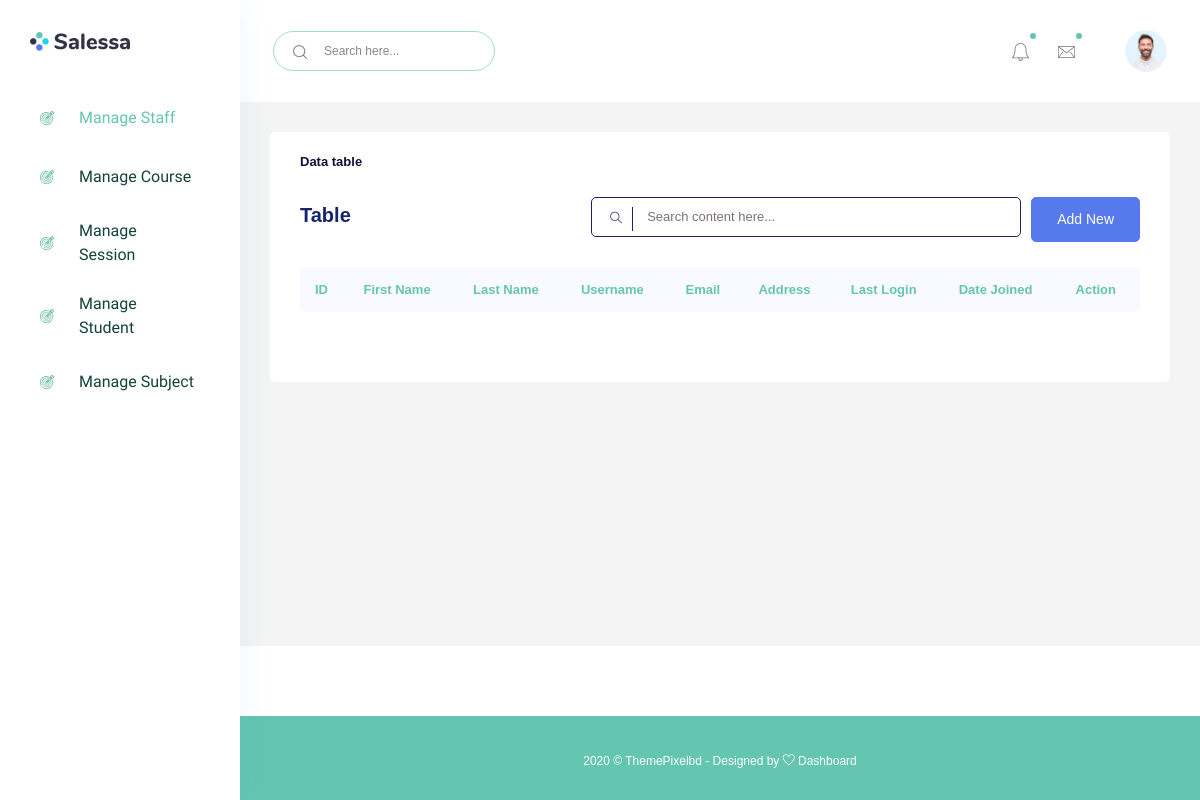
/manage_staff/ (signed in), run on an earlier commit of the app's database.
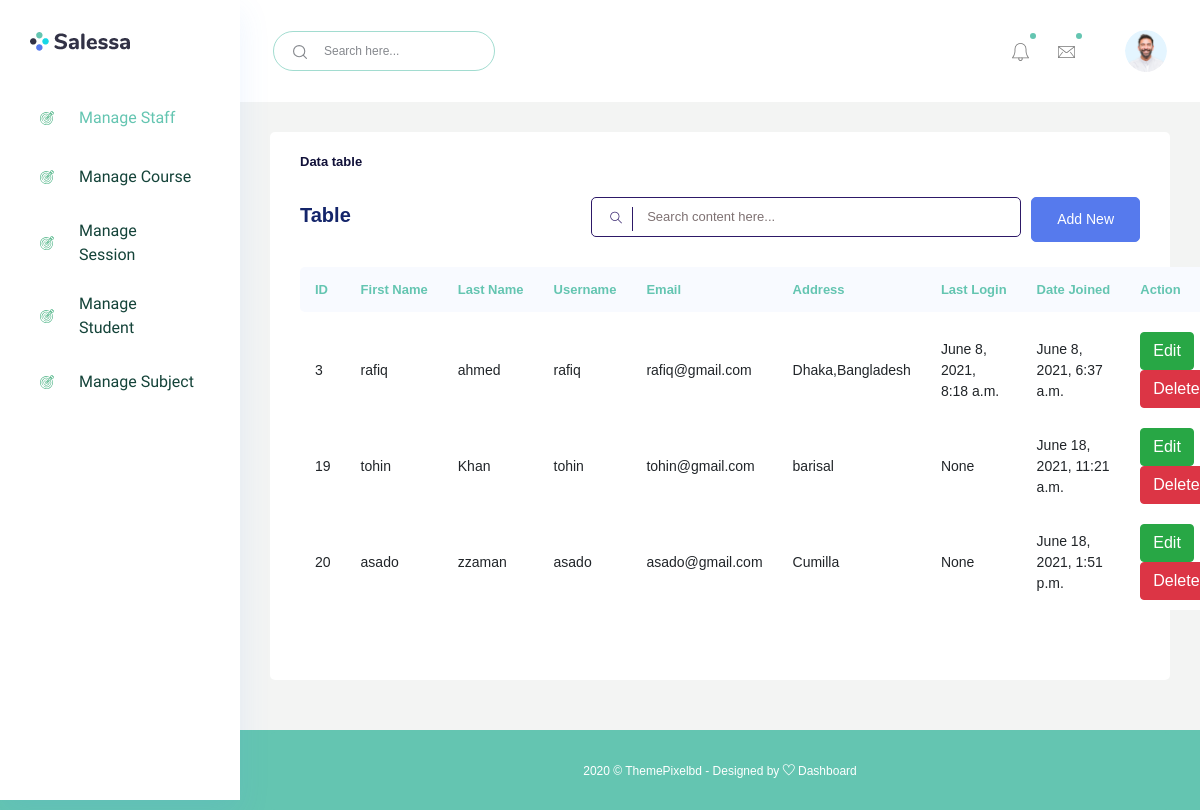
And on a later commit of the database.
### accounts/models.py (models this page shows)
class Staffs(models.Model):
    id = models.AutoField(primary_key=True)
    admin = models.OneToOneField(CustomUser, on_delete = models.CASCADE)
    address = models.TextField()
    created_at = models.DateTimeField(auto_now_add=True)
    updated_at = models.DateTimeField(auto_now=True)
    objects = models.Manager()

class CustomUser(AbstractUser):
    user_type_data = ((1, "HOD"), (2, "Staff"), (3, "Student"))
    user_type = models.CharField(default=1, choices=user_type_data, max_length=10)

### accounts/HodViews.py (the view)
# urls.py: path('manage_staff/', HodViews.manage_staff, name="manage_staff"),
def manage_staff(request):
    staffs = Staffs.objects.all()
    context = {
        "staffs": staffs
    }
    return render(request, "hod_template/manage_staff_template.html", context)

### accounts/LoginCheckMiddleWare.py (called while the page is built, shortened)
    def process_view(self, request, view_func, view_args, view_kwargs):
        modulename = view_func.__module__
        user = request.user
        if user.is_authenticated:
            if user.user_type == "1":
                if modulename == "accounts.HodViews":
                    pass
                elif modulename == "accounts.views" or modulename == "django.views.static":
                    pass
                else:
                    return redirect("admin_home")
            else:
                return redirect("login")
        else:
            if request.path == reverse("login") or request.path == reverse("doLogin"):
                pass
            else:
                return redirect("login")

### templates/hod_template/manage_staff_template.html (shortened to what this page needs)
{% extends 'hod_template/base_template.html' %}
{% block main_content %}
<div class="main_content_iner ">
    <div class="container-fluid p-0">
        <div class="row justify-content-center">
            <div class="col-lg-12">
                <div class="white_card card_height_100 mb_30">
                    <div class="white_card_header">
                        <div class="box_header m-0">
                            <div class="main-title">
                                <h3 class="m-0">Data table</h3>
                            </div>
                        </div>
                    </div>
                    <div class="white_card_body">
                        <div class="QA_section">
                            <div class="white_box_tittle list_header">
                                <h4>Table</h4>
                                <div class="box_right d-flex lms_block">
                                    <div class="serach_field_2">
                                        <div class="search_inner">
                                            <form Active="#">
                                                <div class="search_field">
                                                    <input type="text" placeholder="Search content here...">
                                                </div>
                                                <button type="submit"><i class="ti-search"></i></button>
                                            </form>
                                        </div>
                                    </div>
                                    <div class="add_button ml-10">
                                        <a href="{% url 'add_staff' %}" class="btn_1">Add New</a>
                                    </div>
                                </div>
                            </div>
                            <div class="QA_table mb_30">
                                <table class="table lms_table_active ">
                                    <thead>
                                    <tr>
                                        <th>ID</th>
                                        <th>First Name</th>
                                        <th>Last Name</th>
                                        <th>Username</th>
                                        <th>Email</th>
                                        <th>Address</th>
                                        <th>Last Login</th>
                                        <th>Date Joined</th>
                                        <th>Action</th>
                                    </tr>
                                    </thead>
                                    <tbody>
                                    {% for staff in staffs %}
                                    <tr>
                                        <td>{{ staff.admin.id }}</td>
                                        <td>{{ staff.admin.first_name }}</td>
                                        <td>{{ staff.admin.last_name }}</td>
                                        <td>{{ staff.admin.username }}</td>
                                        <td>{{ staff.admin.email }}</td>
                                        <td>{{ staff.address }}</td>
                                        <td>{{ staff.admin.last_login }}</td>
                                        <td>{{ staff.admin.date_joined }}</td>
                                        <td>
                                            <a href="{% url 'edit_staff' staff.admin.id %}"
                                               class="btn btn-success">Edit</a>
                                            <a href="{% url 'delete_staff' staff.admin.id %}" class="btn btn-danger">Delete</a>
                                        </td>
                                    </tr>
                                    {% endfor %}
                                    </tbody>
                                </table>
                            </div>
                        </div>
                    </div>
                </div>
            </div>
        </div>
    </div>
</div>
{% endblock %}

### templates/hod_template/base_template.html (shortened to what this page needs)
<!DOCTYPE html>
{% load static %}
<html lang="zxx">
<head>
    {% include 'hod_template/css.html' %}
</head>
<body class="crm_body_bg">
    {% include 'hod_template/sidebar.html' %}
<section class="main_content dashboard_part large_header_bg">
    {% include 'hod_template/menu.html' %}
    {% block main_content %}
    {% endblock %}
    {% include 'hod_template/footer.html' %}
</section>
</body>
</html>

### templates/hod_template/css.html
{% load static %}
    <link rel="stylesheet" href="{% static 'css/bootstrap.min.css' %}"/>
    <link rel="stylesheet" href="{% static 'vendors/themefy_icon/themify-icons.css' %}"/>
    <link rel="stylesheet" href="{% static 'vendors/niceselect/css/nice-select.css' %}"/>
    <link rel="stylesheet" href="{% static 'vendors/owl_carousel/css/owl.carousel.css' %}"/>
    <link rel="stylesheet" href="{% static 'vendors/gijgo/gijgo.min.css' %}"/>
    <link rel="stylesheet" href="{% static 'vendors/font_awesome/css/all.min.css' %}"/>
    <link rel="stylesheet" href="{% static 'vendors/tagsinput/tagsinput.css' %}"/>
    <link rel="stylesheet" href="{% static 'vendors/datepicker/date-picker.css' %}"/>
    <link rel="stylesheet" href="{% static 'vendors/vectormap-home/vectormap-2.0.2.css' %}"/>
    <link rel="stylesheet" href="{% static 'vendors/scroll/scrollable.css' %}"/>
    <link rel="stylesheet" href="{% static 'vendors/datatable/css/jquery.dataTables.min.css' %}"/>
    <link rel="stylesheet" href="{% static 'vendors/datatable/css/responsive.dataTables.min.css' %}"/>
    <link rel="stylesheet" href="{% static 'vendors/datatable/css/buttons.dataTables.min.css' %}"/>
    <link rel="stylesheet" href="{% static 'vendors/text_editor/summernote-bs4.css' %}"/>
    <link rel="stylesheet" href="{% static 'vendors/morris/morris.css' %}">
    <link rel="stylesheet" href="{% static 'vendors/material_icon/material-icons.css' %}"/>
    <link rel="stylesheet" href="{% static 'css/metisMenu.css' %}">
    <link rel="stylesheet" href="{% static 'css/style.css' %}"/>
    <link rel="stylesheet" href="{% static 'css/colors/default.css' %}" id="colorSkinCSS">

### templates/hod_template/sidebar.html (shortened to what this page needs)
{% load static %}
<nav class="sidebar vertical-scroll  ps-container ps-theme-default ps-active-y">
    <div class="logo d-flex justify-content-between">
        <a href="index-2.html"><img src="{% static 'img/logo.png' %}" alt=""></a>
    </div>
    <ul id="sidebar_menu">
       <li class="">
            <a href="{% url 'manage_staff' %}" aria-expanded="false">
                <div class="icon_menu">
                    <img src="{% static 'img/menu-icon/5.svg' %}" alt="">
                </div>
                <span>Manage Staff</span>
            </a>
        </li>
         <li class="">
            <a href="{% url 'manage_course' %}" aria-expanded="false">
                <div class="icon_menu">
                    <img src="{% static 'img/menu-icon/5.svg' %}" alt="">
                </div>
                <span>Manage Course</span>
            </a>
        </li>
         <li class="">
            <a href="{% url 'manage_session' %}" aria-expanded="false">
                <div class="icon_menu">
                    <img src="{% static 'img/menu-icon/5.svg' %}" alt="">
                </div>
                <span>Manage Session</span>
            </a>
        </li>
         <li class="">
            <a href="{% url 'manage_student' %}" aria-expanded="false">
                <div class="icon_menu">
                    <img src="{% static 'img/menu-icon/5.svg' %}" alt="">
                </div>
                <span>Manage Student</span>
            </a>
        </li>
          <li class="">
            <a href="{% url 'manage_subject' %}" aria-expanded="false">
                <div class="icon_menu">
                    <img src="{% static 'img/menu-icon/5.svg' %}" alt="">
                </div>
                <span>Manage Subject</span>
            </a>
        </li>
    </ul>
</nav>

### templates/hod_template/menu.html (shortened to what this page needs)
{% load static %}
<div class="container-fluid no-gutters">
        <div class="row">
            <div class="col-lg-12 p-0 ">
                <div class="header_iner d-flex justify-content-between align-items-center">
                    <div class="serach_field-area d-flex align-items-center">
                        <div class="search_inner">
                            <form action="#">
                                <div class="search_field">
                                    <input type="text" placeholder="Search here...">
                                </div>
                                <button type="submit"><img src="{% static 'img/icon/icon_search.svg' %}" alt="">
                                </button>
                            </form>
                        </div>
                    </div>
                    <div class="header_right d-flex justify-content-between align-items-center">
                        <div class="header_notification_warp d-flex align-items-center">
                            <li>
                                <a class="bell_notification_clicker nav-link-notify" href="#"> <img
                                        src="{% static 'img/icon/bell.svg' %}" alt="">
                                </a>
                            </li>
                            <li>
                                <a class="CHATBOX_open nav-link-notify" href="#"> <img
                                        src="{% static 'img/icon/msg.svg' %}" alt=""> </a>
                            </li>
                        </div>
                        <div class="profile_info">
                            <img src="{% static 'img/client_img.png' %}" alt="#">
                        </div>
                    </div>
                </div>
            </div>
        </div>
    </div>

### templates/hod_template/footer.html
<div class="footer_part">
    <div class="container-fluid">
        <div class="row">
            <div class="col-lg-12">
                <div class="footer_iner text-center">
                    <p>2020 © ThemePixelbd - Designed by <a href="#"> <i class="ti-heart"></i> </a><a href="#"> Dashboard</a></p>
                </div>
            </div>
        </div>
    </div>
</div>

### templates/hod_template/js.html (shortened to what this page needs)
{% load static %}

What changed in the data, as far as the page shows it:
added Staffs: admin.id "3", admin.first_name "rafiq", admin.last_name "ahmed", admin.username "rafiq", admin.email "rafiq@gmail.com", address "Dhaka,Bangladesh", admin.last_login "June 8, 2021, 8:18 a.m.", admin.date_joined "June 8, 2021, 6:37 a.m."
added Staffs: admin.id "19", admin.first_name "tohin", admin.last_name "Khan", admin.username "tohin", admin.email "tohin@gmail.com", address "barisal", admin.last_login "None", admin.date_joined "June 18, 2021, 11:21 a.m."
added Staffs: admin.id "20", admin.first_name "asado", admin.last_name "zzaman", admin.username "asado", admin.email "asado@gmail.com", address "Cumilla", admin.last_login "None", admin.date_joined "June 18, 2021, 1:51 p.m."
